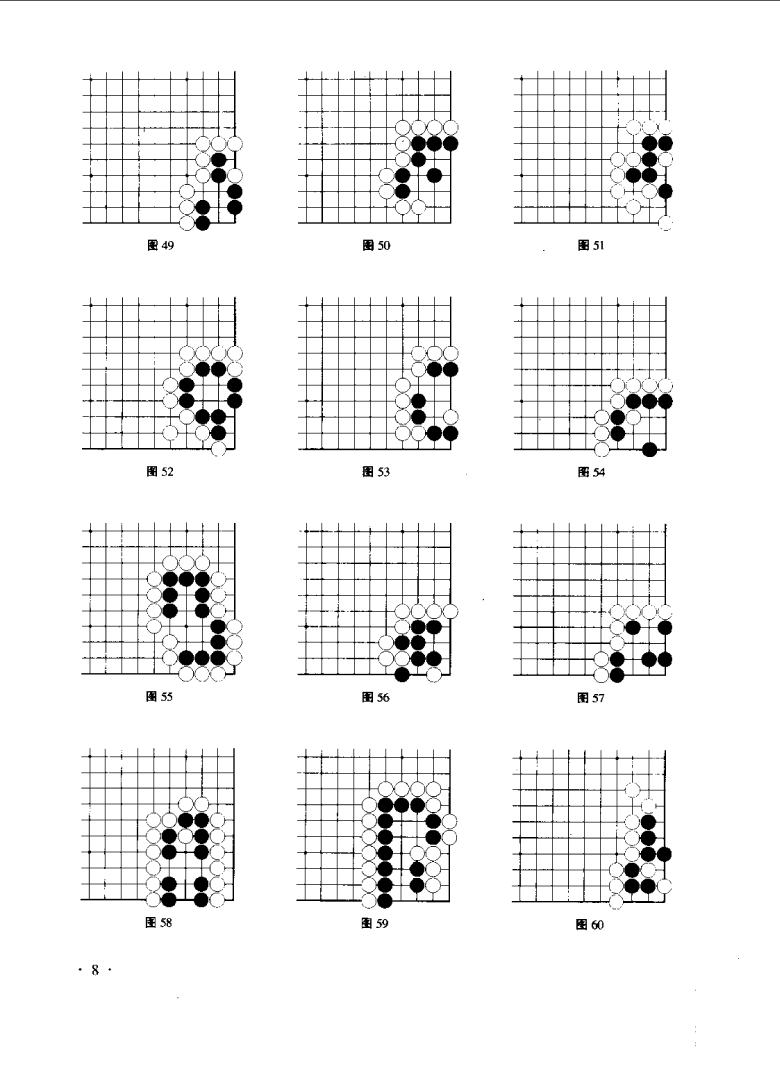
#> input picture data/images/pages/chinese/1000_TsumeGo-10.png, 4675 x 6534 px (shown at 1/6 size)
$ jupyter execute --allow-errors page_recognition_demonstration.ipynb
#> lines starting #> are read from the running program, lines starting #| are printed output that depends on the picture; after the words box and inside, x2 and y2 are one past the last pixel; in counts of white or black regions, pixels touching at a corner belong together
### src/recognizer.py
import cv2
import numpy as np
from collections import defaultdict

from src.recognizer_consts import *
from src.nn import StoneRecognizer


class Recognizer:
    class RecognitionError(Exception):
        pass

    class EmptyImageError(RecognitionError):
        pass

    class NoBoardError(RecognitionError):
        pass

    class EmptyBoardsError(RecognitionError):
        pass

    def __init__(self):
        self.nn_stone_recognizer = StoneRecognizer()

    # [69 lines left out: functions recognize, split_into_boards, not called in this run]

    def __get_edges(self, img_gray):
        return cv2.Canny(img_gray, CANNY_THRESHOLD1, CANNY_THRESHOLD2)

    # [151 lines left out: functions __all_lines, __get_verticals_horizontals, __merge_lines, __lines_recognition, not called in this run]

    def __get_cell_size(self, v_lines, h_lines):
        return round(np.mean([round(np.ptp(v_lines[:, 0]) / (v_lines.shape[0] - 1)),
                              round(np.ptp(h_lines[:, 1]) / (h_lines.shape[0] - 1))]))

    def __find_intersections(self, v_lines, h_lines):
        return np.array(np.meshgrid(v_lines[:, 0], h_lines[:, 1])).T

    # [115 lines left out: functions __find_edges, __find_circles, __stones_recognition, __colorize, __signs_colorize, not called in this run]

    def __sort_boards(self, boards):
        boards.sort(key=lambda coords: (coords[1], coords[0]))

### page_recognition_demonstration.ipynb
[cell 1]
import cv2
import numpy as np
import matplotlib.pyplot as plt
from bisect import bisect
import glob
plt.rcParams["figure.figsize"] = (15,15)

[cell 2]
path = "data/images/pages/chinese/1000_TsumeGo-10.png"

[cell 3]
def to_RGB(image):
    return cv2.cvtColor(image, cv2.COLOR_BGR2RGB)

[cell 4]
def get_edges(img_gray):
    CANNY_THRESHOLD1 = 100
    CANNY_THRESHOLD2 = 200
    return cv2.Canny(img_gray, CANNY_THRESHOLD1, CANNY_THRESHOLD2)

[cell 5]
img_gray = cv2.imread(path, cv2.IMREAD_GRAYSCALE)
#> img_gray: shape (6534, 4675); 94.5% white; 876 black regions (153 under 20 px), largest, box (x1, y1, x2, y2) and area: (492, 1780, 1454, 2730) 132078, (483, 4489, 1408, 5443) 131150, (1788, 425, 2750, 1342) 122559
edges = get_edges(img_gray)
plt.imshow(to_RGB(edges))
plt.show()
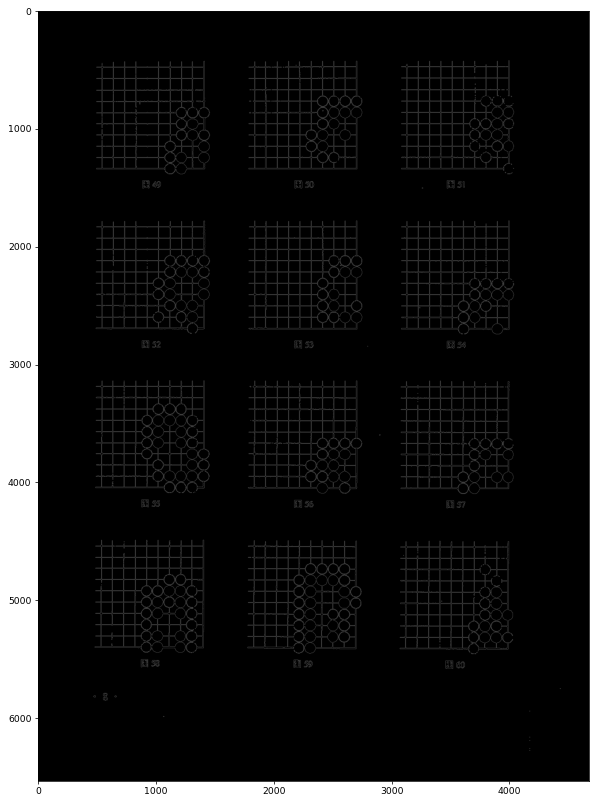
#> figure drawn by matplotlib, 1 panel

[cell 6]
def all_lines(img_gray, hough_threshold):
#> called with hough_threshold = 200
    HOUGH_RHO = 1
    HOUGH_THETA = np.pi/180

    edges = get_edges(img_gray)
    size = min(img_gray.shape[0:2])
    lines = cv2.HoughLinesP(edges, rho=HOUGH_RHO, theta=HOUGH_THETA, threshold=hough_threshold,
                            minLineLength=size/2, maxLineGap=size) ### ?
#> lines = 334 rows, first 6: [0, 3, 4674, 3], [541, 5401, 541, 443], [2124, 5409, 2124, 426], [1928, 5409, 1928, 430], [497, 1829, 3999, 1829], [497, 2020, 3999, 2020]
    if lines is None:
        return None
    return np.reshape(lines, (lines.shape[0], lines.shape[2]))

[cell 7]
img_gray = cv2.imread(path, cv2.IMREAD_GRAYSCALE)
lines = all_lines(img_gray, 200)
img = cv2.imread(path, cv2.IMREAD_COLOR)
for line in lines:
    x1, y1, x2, y2 = line
    cv2.line(img, (x1, y1), (x2, y2), (255, 0, 0), 1)
#> this loop made 334 passes
plt.imshow(to_RGB(img))
plt.axis('off')
plt.show()
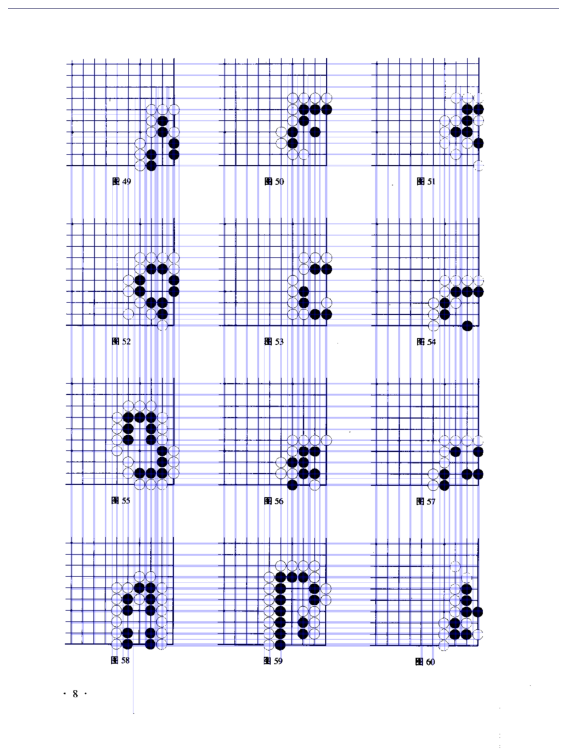
#> figure drawn by matplotlib, 1 panel

[cell 8]
def get_verticals_horizontals(img_gray, hough_threshold):

#> called with hough_threshold = 20
    VERTICAL_TAN_MIN = 50
    HORIZONTAL_TAN_MAX = 0.02

    # Find all lines
    lines = all_lines(img_gray, hough_threshold)
#> in all_lines (call 2), `lines = cv2.HoughLinesP(edges, rho=HOUGH_RHO, theta=HOUGH_THETA, thres..`: lines = 796 rows, first 6: [3224, 5413, 3224, 3], [497, 570, 3999, 570], [497, 1333, 4036, 1333], [0, 3, 4674, 3], [492, 3283, 3995, 3283], [496, 1341, 3953, 1341]
    if (lines is None):
        return [], []
    # Divide the lines into verticals and horizontals
    v_lines = []
    h_lines = []
    for line in lines:
        x1, y1, x2, y2 = line
        if (x1 == x2):
            if (y1 > y2):
                line[0] = x2
                line[1] = y2
                line[2] = x1
                line[3] = y1
            v_lines.append(line)
        else:
            slope = (y2 - y1)/(x2 - x1)
            if (abs(slope) > VERTICAL_TAN_MIN):
                if (y1 > y2):
                    line[0] = x2
                    line[1] = y2
                    line[2] = x1
                    line[3] = y1
            elif (abs(slope) < HORIZONTAL_TAN_MAX):
                if (x1 > x2):
                    line[0] = x2
                    line[1] = y2
                    line[2] = x1
                    line[3] = y1
                h_lines.append(line)
#> this loop made 796 passes
#> after the loop, h_lines = 438 items, first 6: [497, 570, 3999, 570], [497, 1333, 4036, 1333], [0, 3, 4674, 3], [492, 3283, 3995, 3283], [496, 1341, 3953, 1341], [496, 2025, 3999, 2025]; v_lines = 358 items, first 6: [3224, 3, 3224, 5413], [1928, 430, 1928, 5409], [1024, 429, 1024, 5559], [3324, 425, 3324, 5413], [2220, 429, 2220, 5570], [2224, 467, 2224, 5571]
    v_lines = np.array(v_lines)
#> v_lines = 358 rows, first 6: [3224, 3, 3224, 5413], [1928, 430, 1928, 5409], [1024, 429, 1024, 5559], [3324, 425, 3324, 5413], [2220, 429, 2220, 5570], [2224, 467, 2224, 5571]
    h_lines = np.array(h_lines)
#> h_lines = 438 rows, first 6: [497, 570, 3999, 570], [497, 1333, 4036, 1333], [0, 3, 4674, 3], [492, 3283, 3995, 3283], [496, 1341, 3953, 1341], [496, 2025, 3999, 2025]
    # Merge close lines
    return merge_lines(v_lines, True), merge_lines(h_lines, False)

[cell 9]
def merge_lines(lines, is_vertical):

    # ???
#> called with lines = array of shape (358, 4), is_vertical = True
    MIN_DIST = 10

    close_groups = []
    grouped = set()
    for i in range(lines.shape[0]):
        if i in grouped:
            continue
        close_groups.append([i])
        grouped.add(i)
        for j in set(range(i + 1, lines.shape[0])) - grouped:
            x1_i, y1_i, x2_i, y2_i = lines[i]
            x1_j, y1_j, x2_j, y2_j = lines[j]
            if is_vertical:
                dist = min(abs(x1_i - x1_j), abs(x2_i - x2_j))
            else:
                dist = min(abs(y1_i - y1_j), abs(y2_i - y2_j))
            if (dist <= MIN_DIST):
                close_groups[-1].append(j)
                grouped.add(j)
#> after the loop, close_groups = 113 items, first 6: [0, 47, 74, 111], [1, 34, 50, 98, 204, 236, 282, 323], [2, 28, 80, 309], [3, 33, 75], [4, 5, 69, 269, 308], [6, 14, 102]; grouped = 358 items
    merged_lines = []
    for group in close_groups:
        line_group = lines[group]
        if is_vertical:
            x = round(np.mean(line_group[:, [0, 2]]))
            merged_line = (x, np.amin(line_group[:, 1]), x, np.amax(line_group[:, 3]))
        else:
            y = round(np.mean(line_group[:, [1, 3]]))
            merged_line = (np.amin(line_group[:, 0]), y, np.amax(line_group[:, 2]), y)
        merged_lines.append(merged_line)
#> this loop made 113 passes
#> (group, x, merged_line) on pass 1: ([0, 47, 74, 111], 3222, (3222, 3, 3222, 5413))

    if is_vertical:
        return np.array(sorted(merged_lines, key=lambda line:line[0]))
    else:
        return np.array(sorted(merged_lines, key=lambda line:line[1]))

[cell 10]
img_gray = cv2.imread(path, cv2.IMREAD_GRAYSCALE)
v_lines, h_lines =  get_verticals_horizontals(img_gray, 20)
#> the loop in merge_lines (call 2), `for group in close_groups:` made 145 passes
#> group on passes 1 to 8: [0, 8, 99], [1, 4], [2], [3, 40, 103, 144], [5, 12], [6, 46, 132, 358], [7, 15], [9, 37, 165]
img = cv2.imread(path, cv2.IMREAD_COLOR)[10:-10, 10:-10]
for line in v_lines:
    x1, y1, x2, y2 = line
    cv2.line(img, (x1-10, y1-10), (x2 - 10, y2 - 10), (255, 0, 0), 3)
#> this loop made 113 passes
#> line on passes 1 to 8: [532, 954, 532, 5391], [541, 442, 541, 5401], [634, 433, 634, 5401], [730, 429, 730, 5401], [830, 429, 830, 5401], [884, 1439, 884, 5566], [897, 668, 897, 5550], [928, 471, 928, 5566]
for line in h_lines:
    x1, y1, x2, y2 = line
    cv2.line(img, (x1-10, y1-10), (x2-10, y2-10), (0, 0, 255), 3)
#> this loop made 145 passes
#> line on passes 1 to 8: [0, 3, 4674, 3], [1409, 424, 3898, 424], [496, 474, 3999, 474], [496, 570, 3999, 570], [496, 669, 3999, 669], [496, 765, 3953, 765], [829, 820, 4027, 820], [496, 861, 4037, 861]
plt.imshow(to_RGB(img))
plt.show()
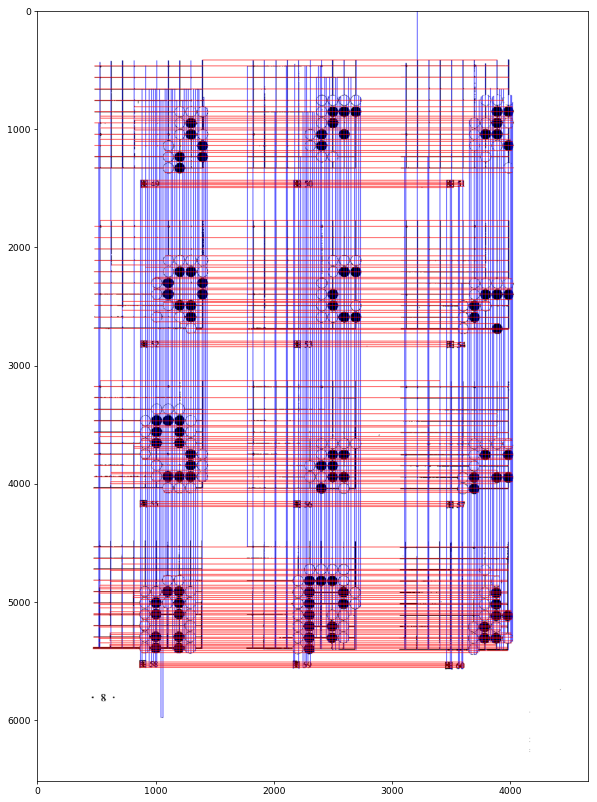
#> figure drawn by matplotlib, 1 panel

[cell 11]
def get_split_lines(lines, is_vertical):
    MIN_RATIO = 0.75

    if is_vertical:
        gaps = np.diff(lines[:, 0])
    else:
        gaps = np.diff(lines[:, 1])
    max_gap = np.amax(gaps)
    split_lines = []
    if is_vertical:
        split_line = lines[0] - [max_gap//2, 0, max_gap//2, 0]
    else:
        split_line = lines[0] - [0, max_gap//2, 0, max_gap//2]
    split_lines.append(split_line)
    if np.mean(gaps) / max_gap < MIN_RATIO:
        for i in range(gaps.shape[0]):
            if gaps[i]/max_gap >= MIN_RATIO:
                split_line = np.mean(lines[i:i+2], axis=0).astype(int)
                split_lines.append(split_line)
    if is_vertical:
        split_line = lines[-1] + [max_gap//2, 0, max_gap//2, 0]
    else:
        split_line = lines[-1] + [0, max_gap//2, 0, max_gap//2]
    split_lines.append(split_line)
    return np.array(split_lines)

[cell 12]
img_gray = cv2.imread(path, cv2.IMREAD_GRAYSCALE)[10:-10, 10:-10]
#> img_gray: shape (6514, 4655); 94.5% white; 875 black regions (153 under 20 px), largest, box (x1, y1, x2, y2) and area: (482, 1770, 1444, 2720) 132078, (473, 4479, 1398, 5433) 131150, (1778, 415, 2740, 1332) 122559
v_lines, h_lines =  get_verticals_horizontals(img_gray, 200)
#> in get_edges (call 4), `return cv2.Canny(img_gray, CANNY_THRESHOLD1, CANNY_THRESHOLD2)`:
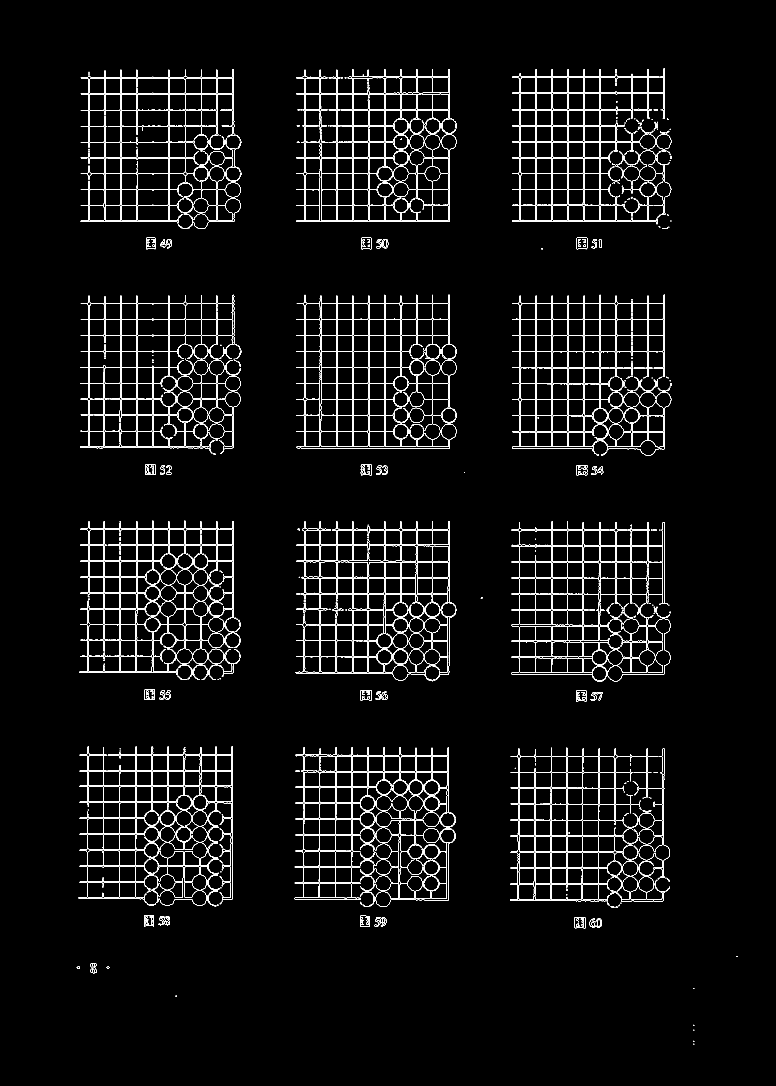
#> returned value: shape (6514, 4655) (shown at 1/6 size); 1.5% white in thin lines or dots, all inside (x1, y1, x2, y2) = (460, 410, 4424, 6267)
#> the loop in get_verticals_horizontals (call 2), `for line in lines:` made 330 passes
img = cv2.imread(path, cv2.IMREAD_COLOR)[10:-10, 10:-10]
v_lines = get_split_lines(v_lines, True)
h_lines = get_split_lines(h_lines, False)
for line in v_lines:
    x1, y1, x2, y2 = line
    cv2.line(img, (x1, y1), (x2, y2), (255, 0, 0), 10)
#> this loop made 4 passes
#> line on passes 1 to 4: [318, 432, 318, 5391], [1632, 623, 1632, 4676], [2904, 427, 2904, 5403], [4192, 410, 4192, 5407]
for line in h_lines:
    x1, y1, x2, y2 = line
    cv2.line(img, (x1, y1), (x2, y2), (0, 0, 255), 10)
#> this loop made 5 passes
#> line on passes 1 to 5: [486, 215, 3989, 215], [486, 1574, 4007, 1574], [481, 2930, 3989, 2930], [477, 4285, 3985, 4285], [870, 5656, 3976, 5656]
plt.imshow(to_RGB(img))
plt.show()
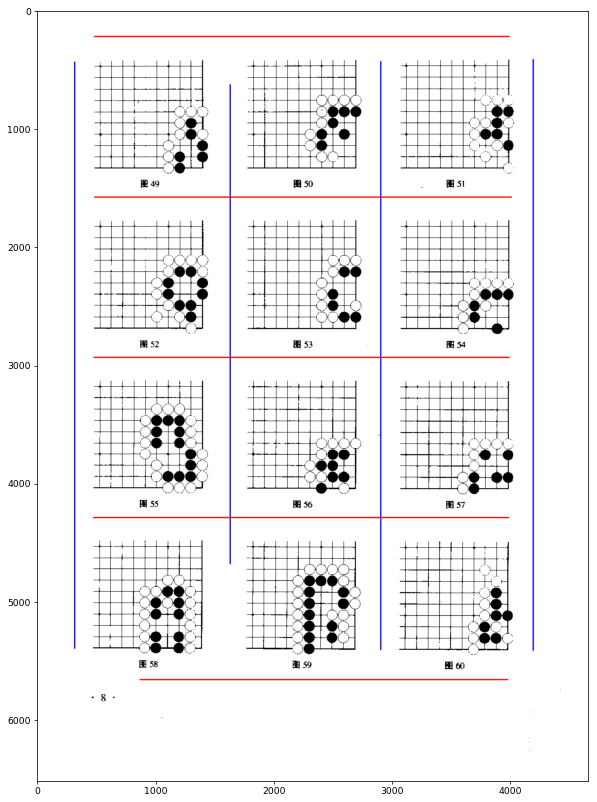
#> figure drawn by matplotlib, 1 panel

[cell 13]
def find_intersections(v_lines, h_lines):
    return np.array(np.meshgrid(v_lines[:, 0], h_lines[:, 1])).T

[cell 14]
def split_into_boards(page_img):

    HOUGH_THRESHOLD = 200

    page_img_gray = cv2.cvtColor(page_img, cv2.COLOR_BGR2GRAY)
    v_lines, h_lines = get_verticals_horizontals(page_img_gray[10:, 10:], HOUGH_THRESHOLD)
#> call 4 of all_lines, with hough_threshold = 200
#> in get_edges (call 5), `return cv2.Canny(img_gray, CANNY_THRESHOLD1, CANNY_THRESHOLD2)`:
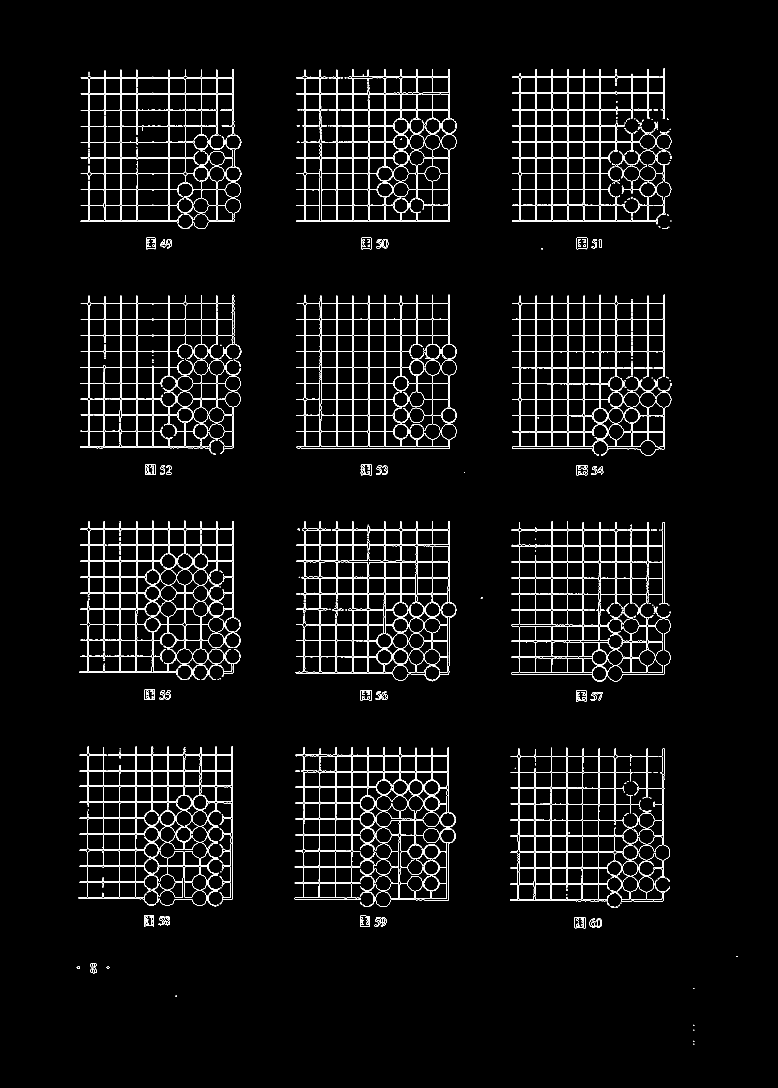
#> returned value: shape (6524, 4665) (shown at 1/6 size); 1.4% white in thin lines or dots, all inside (x1, y1, x2, y2) = (460, 410, 4424, 6267)
#> in all_lines (call 4), `edges = get_edges(img_gray)`:
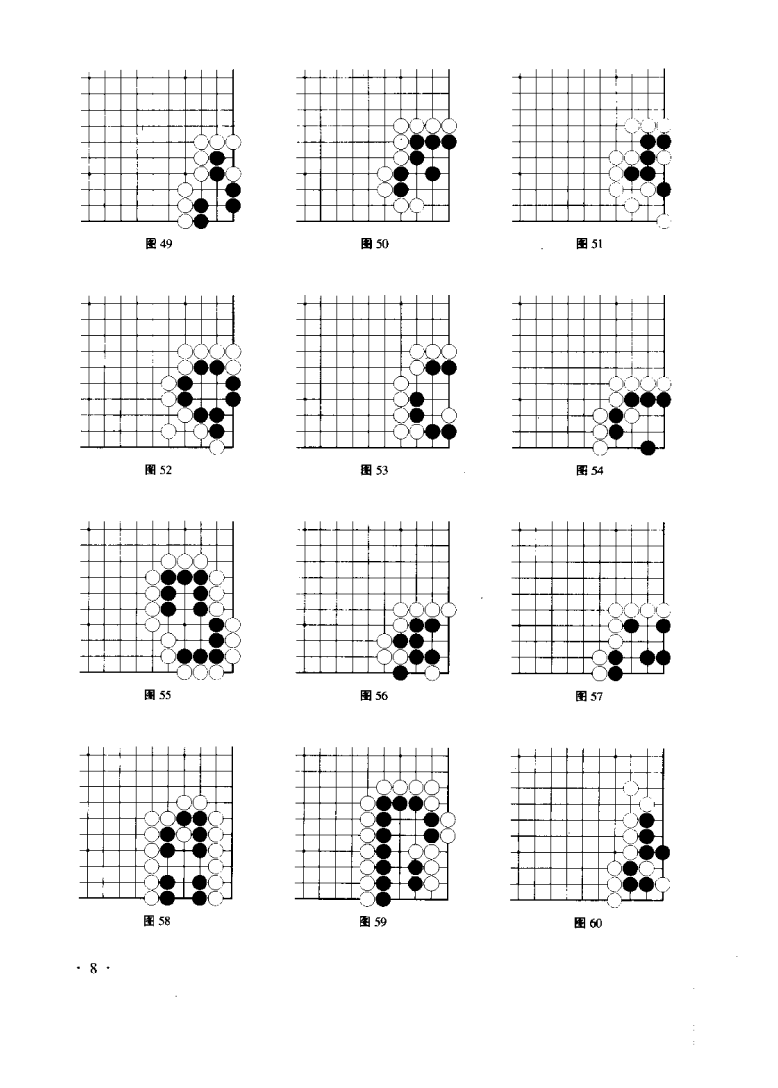
#> img_gray: shape (6524, 4665) (shown at 1/6 size); 94.5% white; 875 black regions (153 under 20 px), largest, box (x1, y1, x2, y2) and area: (482, 1770, 1444, 2720) 132078, (473, 4479, 1398, 5433) 131150, (1778, 415, 2740, 1332) 122559
    v_lines = get_split_lines(v_lines, True)
    h_lines = get_split_lines(h_lines, False)
    intersections = find_intersections(v_lines, h_lines)
    board_images = []
    for i in range(intersections.shape[0] - 1):
        for j in range(intersections.shape[1] - 1):
            board_img = (page_img[intersections[i][j][1] + 10:intersections[i + 1][j + 1][1]+ 10,
                                  intersections[i][j][0] + 10:intersections[i + 1][j + 1][0]+ 10])
            board_images.append(board_img)
    return board_images
